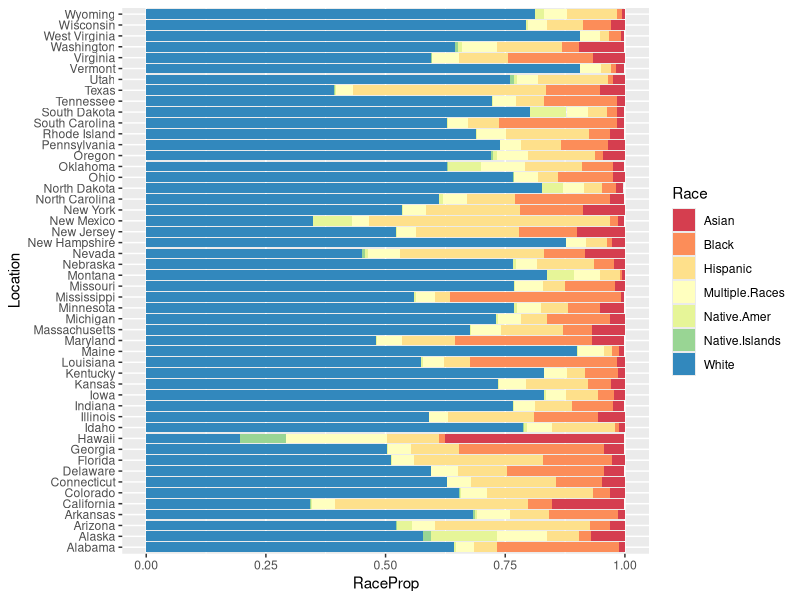
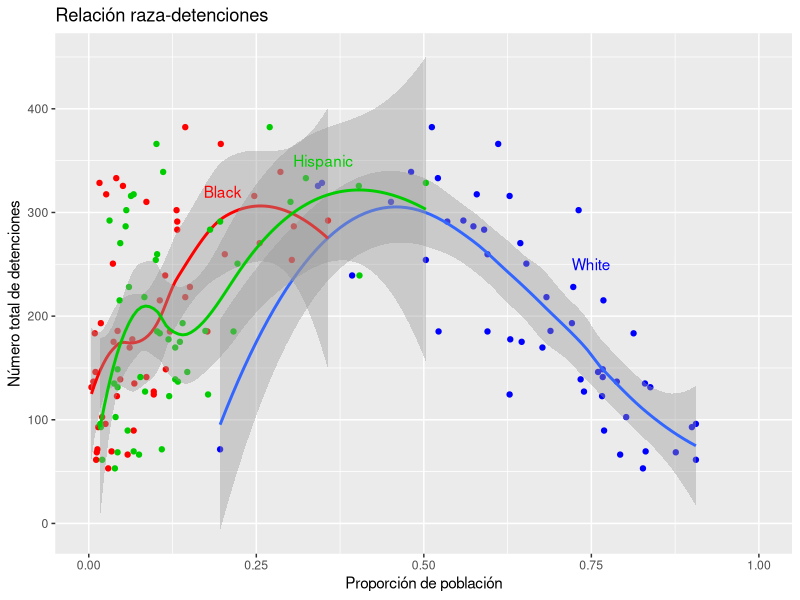

Source code (R) for these figures, in order:
## ---- chunk 1
library(tidyverse)
data("USArrests")
class(USArrests)
head(USArrests)
estados=rownames(USArrests)
datos=as_tibble(USArrests)
rownames(datos)=estados
rownames(datos)
head(datos)
## ---- chunk 2
datos %>% 
  filter(UrbanPop>50) %>%
  # slice(10:20) # selecciona las filas 10 a 20
  # slice_tail(n=10) # selecciona las 10 últimas filas
  slice_sample(n=10) %>%
  arrange(UrbanPop)
## ---- chunk 3
datos %>%  
  rownames_to_column("estados") %>%
  dplyr::select(estados,UrbanPop,Murder) %>%
  dplyr::rename(States=estados) %>%
  dplyr::relocate(States,.after=last_col())
  #dplyr::relocate(Murder,.before=States)
## ---- chunk 4
datos %>% summarise(m=mean(Murder),rango=range(Murder),s=sd(Murder))
colMeans(datos)

datos %>%
  mutate(urban=cut(UrbanPop,breaks=c(0,70,100),right = FALSE,include.lowest = TRUE)) %>%
  group_by(urban) %>%
  summarise(m_Murder=mean(Murder),m_Assault=mean(Assault),m_Rape=mean(Rape))
## ---- chunk 5
ethnic = read.csv("ethnicity.csv")
head(ethnic)
rownames(datos)

datos_ethnic = datos %>%
  rownames_to_column("Location") %>%
  left_join(ethnic,by="Location") %>%
  rename('Native.Amer' ='American.Indian.Alaska.Native',
         'Native.Islands'='Native.Hawaiian.Other.Pacific.Islander')  %>%
  dplyr::select(-Total,-Footnotes)
head(datos_ethnic)

## ---- chunk 6
datos_clean=datos_ethnic %>%
  mutate(Location=as.factor(Location))%>%
  mutate_if(is.character,as.double) %>%
  replace(is.na(.),0)%>%
  arrange(White)
datos_clean
## ---- chunk 7
# identificamos las columnas étnicas
colnames(datos_clean) # 6 a 12
datos_clean %>%
  pivot_longer(cols=6:12,names_to="Race",values_to = "RaceProp") %>%
  ggplot(aes(x=Location,y=RaceProp,fill=Race))+
           geom_bar(stat="identity")+
          scale_fill_brewer(palette="Spectral")+
            coord_flip()
## ---- chunk 8
datos_clean %>%
  mutate(detenciones=Murder+Rape+Assault)%>%
  ggplot(aes(x=White, y=detenciones ))+
  geom_point(color="blue")+
  geom_smooth()+
  geom_point(aes(x=Black ,y=detenciones),color="red")+
  geom_smooth(aes(x=Black,y= detenciones),color="red")+
  geom_point(aes(x=Hispanic ,y=detenciones),color="green3")+
  geom_smooth(aes(x=Hispanic,y= detenciones),color="green3")+
  labs(x="Proporción de población",y="Número total de detenciones",
       title="Relación raza-detenciones")+
  annotate(geom="text", x=0.75, y=250, label="White",color="blue")+
  annotate(geom="text", x=0.2, y=320, label="Black",color="red")+
  annotate(geom="text", x=0.35, y=350, label="Hispanic",color="green3")+
  xlim(c(0,1))
  

